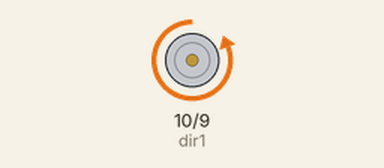
Bench run of a sketch on a simulated Arduino Uno, built with avr-gcc and run on an emulated ATmega328P. On the bench: motor-driver pin pairs drawn as motors (green arrow = first pin HIGH = forward, orange = second pin HIGH = backward, longer = more drive, scaled by the enable pin).

Above: at 0.1 s.
At 5.1 s:
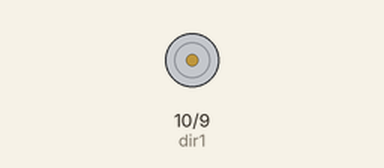
Timing chart, 0 to 6.6 s (numbered marks = the images above):
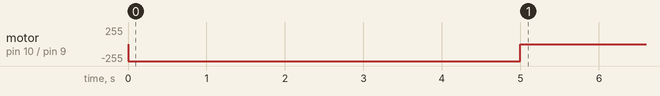

Measured:
- by itself, motor on pin 10 (dir1) / pin 9 (dir2): stopped → backward 255/255 at 0.00 s, → stopped 5.0 s later

The sketch:

timedOnTest.ino
```cpp
int speedPin = 11;
int dir1 = 10;
int dir2 = 9;
int mSpeed = 255;
bool state = true;

void turnOn(int t) {
  t = t * 1000;
  while (state != false) {
    digitalWrite(dir1, LOW);
    digitalWrite(dir2, HIGH);
    analogWrite(speedPin, mSpeed);
    delay(t);
    digitalWrite(dir1, LOW);
    digitalWrite(dir2, LOW);
    state = false;
  }
};

void setup() {
  // put your setup code here, to run once:
  pinMode(11, OUTPUT);
  pinMode(10, OUTPUT);
  pinMode(9, OUTPUT);
  Serial.begin(9600);
}

void loop() {
  // put your main code here, to run repeatedly:
  turnOn(5);
}
```
